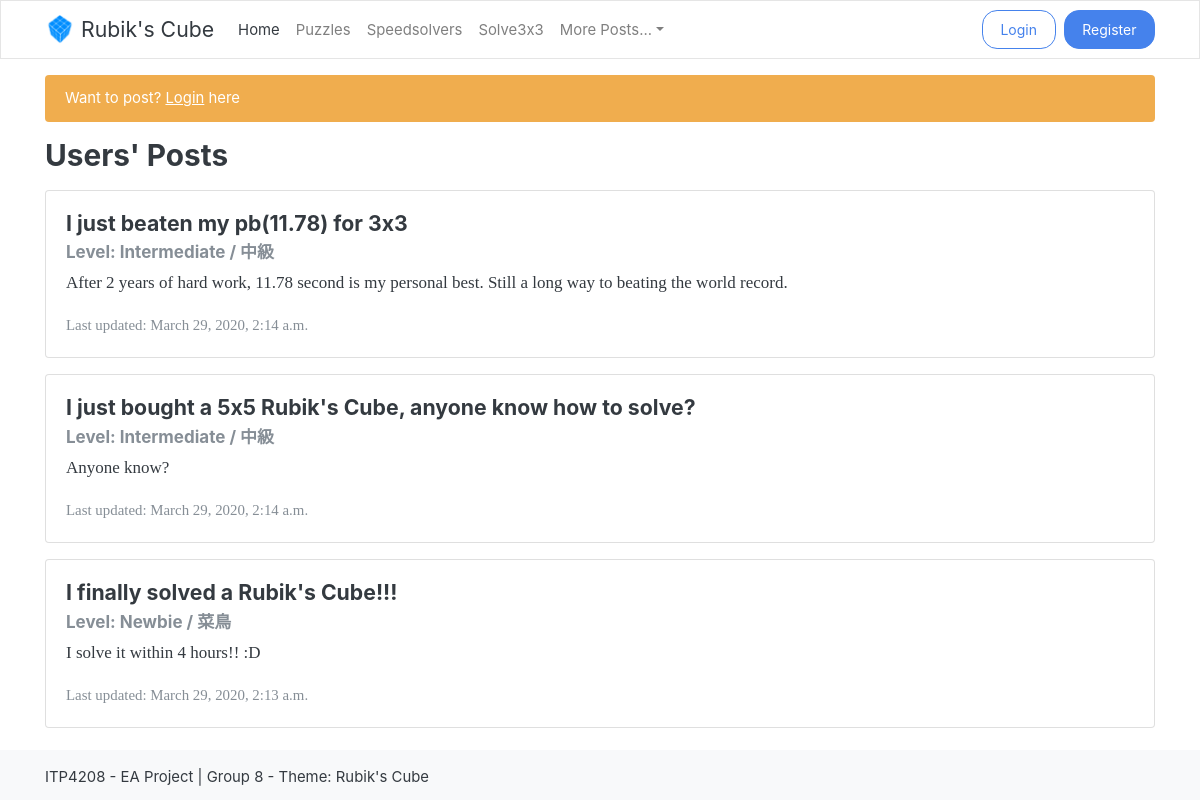
The page / on the database its author committed.
### myapp/models.py (models this page shows, shortened)
class ModelPost(models.Model):
    title = models.CharField(max_length=150)
    level = models.ForeignKey(ModelLevel, on_delete=models.CASCADE)
    content = models.TextField()
    created = models.DateTimeField(auto_now_add=True)
    updated = models.DateTimeField(auto_now=True)
    class Meta:
        pass

class ModelLevel(models.Model):
    level = models.CharField(max_length=150, null=False, blank=False)
    def __str__(self):
        return self.level

### myapp/views.py (the view)
# urls.py: path('', ViewModelPost.as_view(template_name='home.html'), name='home'),                                    # (3) list post
class ViewModelPost(ListView):
    queryset = ModelPost.objects.all()

### myapp/templates/home.html (shortened to what this page needs)
{% extends "layout/app.html" %}
{% block content %}
<div class="container">
    {% if not request.user.is_authenticated %}
    <div class="alert alert-warning mt-3" role="alert">
        Want to post? <a href="{% url 'login' %}" rel="noopener">Login</a> here
    </div>
    {% endif %}
    <h3 class="mt-3 mb-3">
        <div class="row">
            <div class="col-sm">
                Users' Posts
            </div>
        </div>
    </h3>
    {% if object_list %}
        {% for post in object_list reversed %}
            <div class="card mb-3">
                <div class="card-body">
                    <h5 class="card-title">{{ post.title }}</h5>
                    <h6 class="card-subtitle mb-2 text-muted">Level: {{ post.level }}</h6>
                    <p class="card-text">{{ post.content }}</p>
                    <p class="card-text"><small class="text-muted">Last updated: {{ post.updated }}</small></p>
                </div>
            </div>
        {% endfor %}
    {% endif %}
</div>
{% endblock content %}

### myapp/templates/layout/app.html (shortened to what this page needs)
{% load static %}
<!DOCTYPE html>
<html>
    <head>
        {% include 'includes/css.html' %}
    </head>
    <body>
        <header>
            {% include 'includes/navbar.html' %}
        <header>
        <main>
            {% block content %}
            {% endblock %}
        </main>
        <footer>
            <div class="container mt-3">
                ITP4208 - EA Project | Group 8 - Theme: Rubik's Cube
            </div>
        </footer>
    </body>
</html>

### myapp/templates/includes/css.html (shortened to what this page needs)
{% load static %}
<link href="https://stackpath.bootstrapcdn.com/bootswatch/4.4.1/litera/bootstrap.min.css" rel="stylesheet">
<link href="https://stackpath.bootstrapcdn.com/font-awesome/4.7.0/css/font-awesome.min.css" rel="stylesheet">
<link rel="stylesheet" href="https://cdnjs.cloudflare.com/ajax/libs/fancybox/3.5.7/jquery.fancybox.min.css" />
<link href="{% static "myapp/css/style.css" %}" rel="stylesheet">

### myapp/templates/includes/navbar.html (shortened to what this page needs)
{% load static %}
<nav class="navbar navbar-expand-lg navbar-light bg-light sticky-top">
    <div class="container">
        <a class="navbar-brand" href="{% url 'home' %}">
            <img src="{% static "myapp/favicon/favicon-32x32.png" %}" width="30" height="30" class="d-inline-block align-top" alt="Rubik's cube favicon">
            Rubik's Cube
        </a>
        <div class="collapse navbar-collapse" id="navbar">
            <ul class="navbar-nav mr-auto">
                {% url 'home' as home %}
                <li class="nav-item{% if request.path == home %} active{% endif %}">
                    <a class="nav-link" href="{{ home }}">Home</a>
                </li>
                {% url 'puzzles' as puzzles %}
                <li class="nav-item{% if request.path == puzzles %} active{% endif %}">
                    <a class="nav-link" href="{{ puzzles }}">Puzzles</a>
                </li>
                {% url 'speedsolvers' as speedsolvers %}
                <li class="nav-item{% if request.path == speedsolvers %} active{% endif %}">
                    <a class="nav-link" href="{{ speedsolvers }}">Speedsolvers</a>
                </li>
                {% url 'solve_cube' as solve_cube %}
                <li class="nav-item{% if request.path == solve_cube %} active{% endif %}">
                    <a class="nav-link" href="{{ solve_cube }}">Solve3x3</a>
                </li>
                <li class="nav-item dropdown">
                    <a class="nav-link dropdown-toggle" href="#" id="nav-dropdown" data-toggle="dropdown" aria-haspopup="true" aria-expanded="false">More Posts...</a>
                </li>
            </ul>
            {% if request.user.is_authenticated %}
                <div class="row">
                    <div class="col my-auto">
                        <span class="mr-3">
                            Welcome, {{ request.user }}
                            {% if request.user.is_staff %}
                            (Admin)
                            {% endif %}
                        </span>
                    </div>
                    <div class="col-auto">
                        <a class="btn btn-outline-danger" href="{% url 'logout' %}">Logout</a>
                    </div>
                </div>
            {% else %}
                <a class="btn btn-outline-primary mr-2" href="{% url 'login' %}" role="button">Login</a>
                <a class="btn btn-primary" href="{% url 'register' %}" role="button">Register</a>
            {% endif %}
        </div>
    </div>
</nav>

### myapp/static/myapp/css/style.css (style rules this page uses)
html { height:100%; }
body { min-height: 100%; position: relative; }
body { position: relative; }
body::after { content: ''; display: block; height: 50px; }
footer { background: var(--light); position: absolute; bottom: 0; width: 100%; height: 50px; }

### rows shown on the page
ModelPost: title "I just beaten my pb(11.78) for 3x3", level "Intermediate / 中級", content "After 2 years of hard work, 11.78 second is my personal best. Still a long way to beating the world record.", updated "March 29, 2020, 2:14 a.m."
ModelPost: title "I just bought a 5x5 Rubik's Cube, anyone know how to solve?", level "Intermediate / 中級", content "Anyone know?", updated "March 29, 2020, 2:14 a.m."
ModelPost: title "I finally solved a Rubik's Cube!!!", level "Newbie / 菜鳥", content "I solve it within 4 hours!! :D", updated "March 29, 2020, 2:13 a.m."
